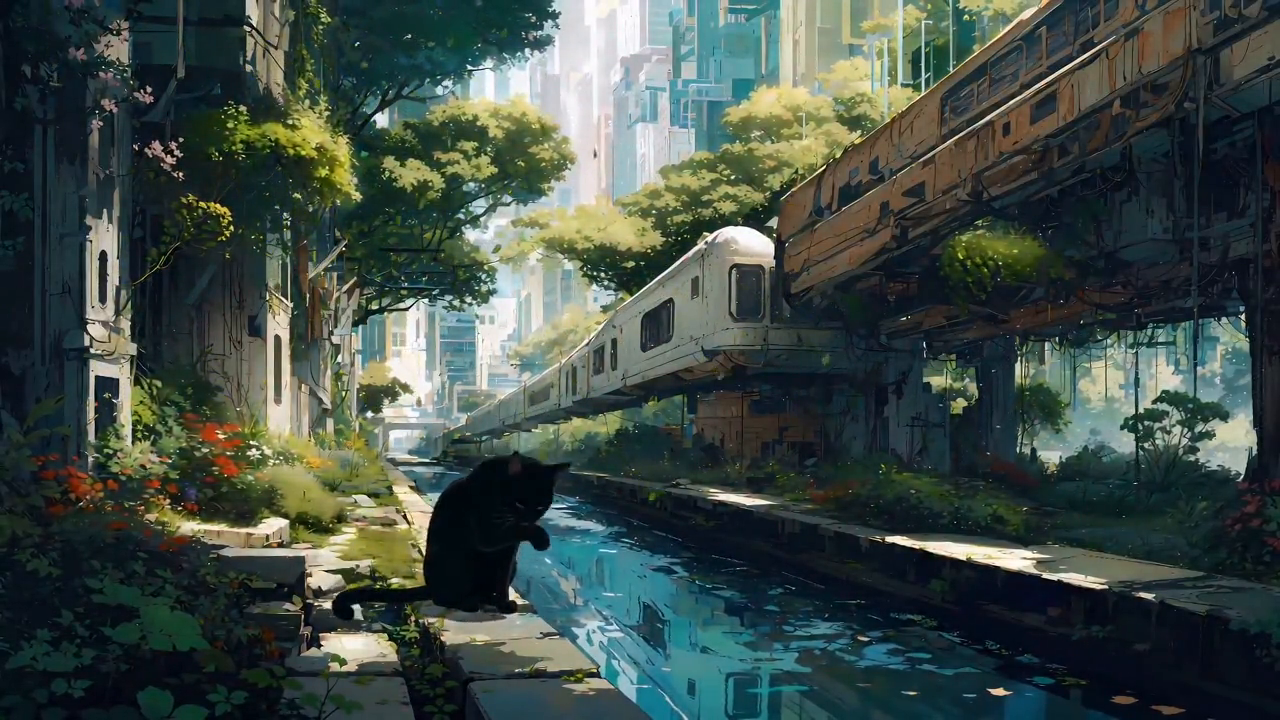
#> input picture frame 180 of frontend/assets/bg/scene3.mp4, 1280 x 720 px
$ python _lick_dense.py
#> lines starting #> are read from the running program, lines starting #| are printed output that depends on the picture
# -*- coding: utf-8 -*-
import cv2
import numpy as np
import os
import sys

sys.stdout.reconfigure(encoding="utf-8")

path = r"frontend/assets/bg/scene3.mp4"
out = r"scripts/devtools/qa-screens/lick_dense"
os.makedirs(out, exist_ok=True)

cap = cv2.VideoCapture(path)
fps = cap.get(cv2.CAP_PROP_FPS) or 30.0
w = int(cap.get(cv2.CAP_PROP_FRAME_WIDTH))
h = int(cap.get(cv2.CAP_PROP_FRAME_HEIGHT))

# tight cat crop left-bottom
x0, y0, x1, y1 = int(w * 0.02), int(h * 0.48), int(w * 0.38), int(h * 0.98)

times = [round(float(t), 2) for t in np.arange(6.0, 10.36, 0.12)]
grays = {}
for t in times:
    cap.set(cv2.CAP_PROP_POS_MSEC, t * 1000)
    ok, frame = cap.read()
    if not ok:
        continue
    crop = frame[y0:y1, x0:x1]
    vis = crop.copy()
    cv2.putText(vis, f"{t:.2f}", (6, 24), cv2.FONT_HERSHEY_SIMPLEX, 0.7, (0, 255, 255), 2)
    cv2.imwrite(os.path.join(out, f"t{str(t).replace('.', '_')}.png"), vis)
    grays[t] = cv2.cvtColor(cv2.resize(crop, (100, 80)), cv2.COLOR_BGR2GRAY)

# find best loop: A -> B where B-A in [1.2, 3.5], minimize |frameA-frameB|
pairs = []
ts = sorted(grays)
for i, ta in enumerate(ts):
    for tb in ts[i + 1 :]:
        period = tb - ta
        if period < 1.2 or period > 3.8:
            continue
        d = float(np.mean(cv2.absdiff(grays[ta], grays[tb])))
        pairs.append((d, ta, tb, period))
pairs.sort()
print("best lick loops:")
for row in pairs[:25]:
    print(f"diff={row[0]:.2f} {row[1]:.2f}->{row[2]:.2f} p={row[3]:.2f}")

# also motion on tight crop
cap.set(cv2.CAP_PROP_POS_FRAMES, 0)
n = int(cap.get(cv2.CAP_PROP_FRAME_COUNT))
prev = None
print("tight motion around 6-10:")
for i in range(n):
    ok, frame = cap.read()
    if not ok:
        break
    t = i / fps
    if t < 5.5:
        prev = cv2.cvtColor(frame[y0:y1, x0:x1], cv2.COLOR_BGR2GRAY)
        continue
    g = cv2.cvtColor(frame[y0:y1, x0:x1], cv2.COLOR_BGR2GRAY)
    if prev is not None:
        d = float(np.mean(cv2.absdiff(prev, g)))
        if d > 1.2:
            print(f"{t:.3f}\t{d:.2f}")
    prev = g
cap.release()

$ run again, starting later in the video
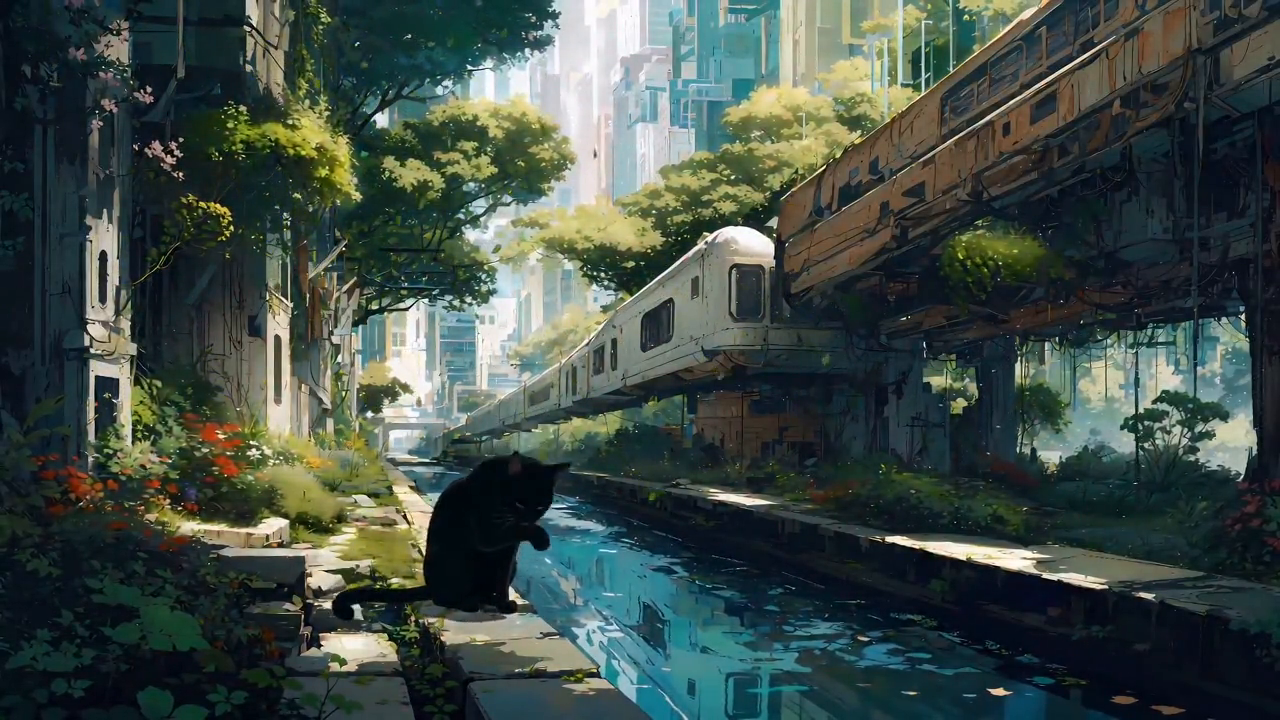
#> input picture frame 180 of frontend/assets/bg/scene3.mp4, 1280 x 720 px

$ run again, starting later in the video
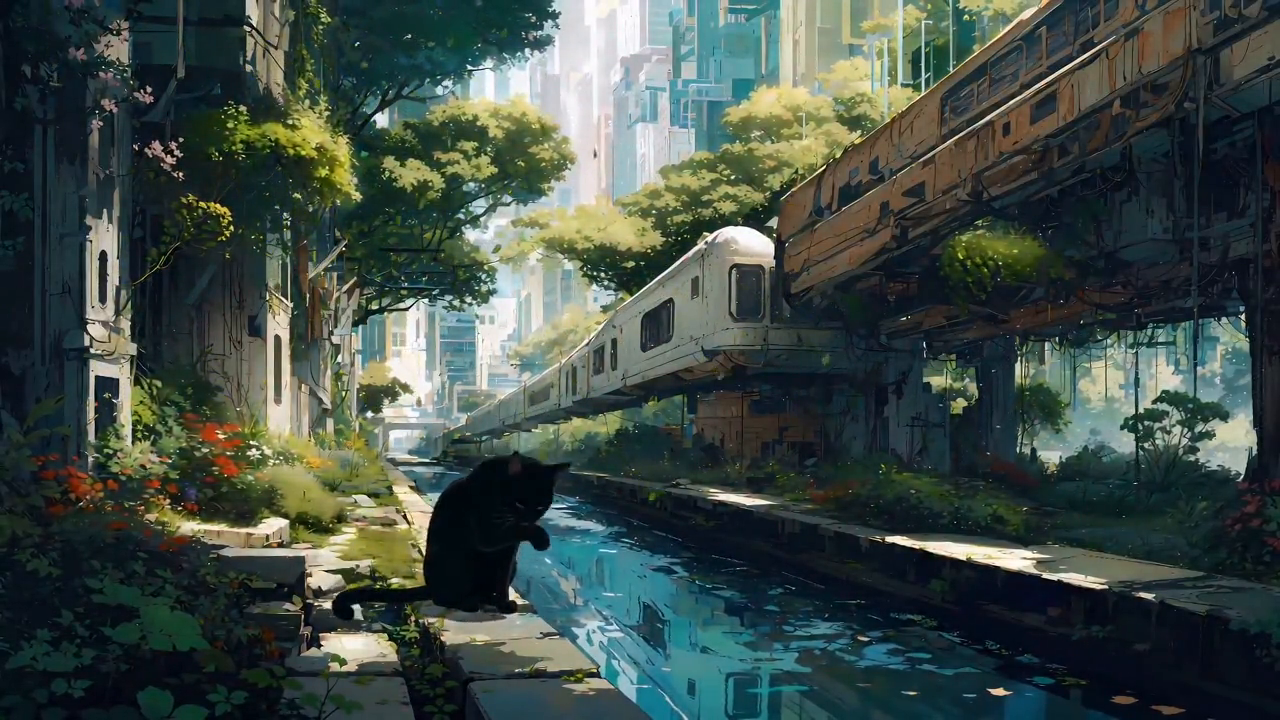
#> input picture frame 180 of frontend/assets/bg/scene3.mp4, 1280 x 720 px
